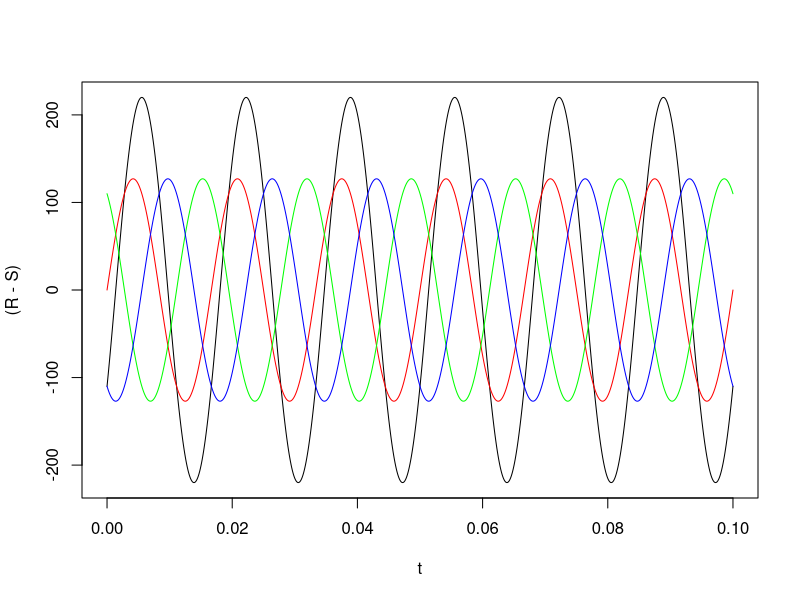

Here is the R script that generated this plot:
# fases RST com frequencia de 60Hz

t = seq(0, 0.1, 0.0001)

f = 60

V0 = 127
R = V0*sin(2*pi*f*t)
S = V0*sin(2*pi*f*t+2*pi/3)
T = V0*sin(2*pi*f*t+4*pi/3)

#180 - pi
#120 - x
#x = 2/3 pi


plot((R-S)~t,type='l')
#lines((R-T)~t,col='gray')
#lines((T-S)~t,col='gray')

lines(R~t,col='red')
lines(S~t,col='green')
lines(T~t,col='blue')


